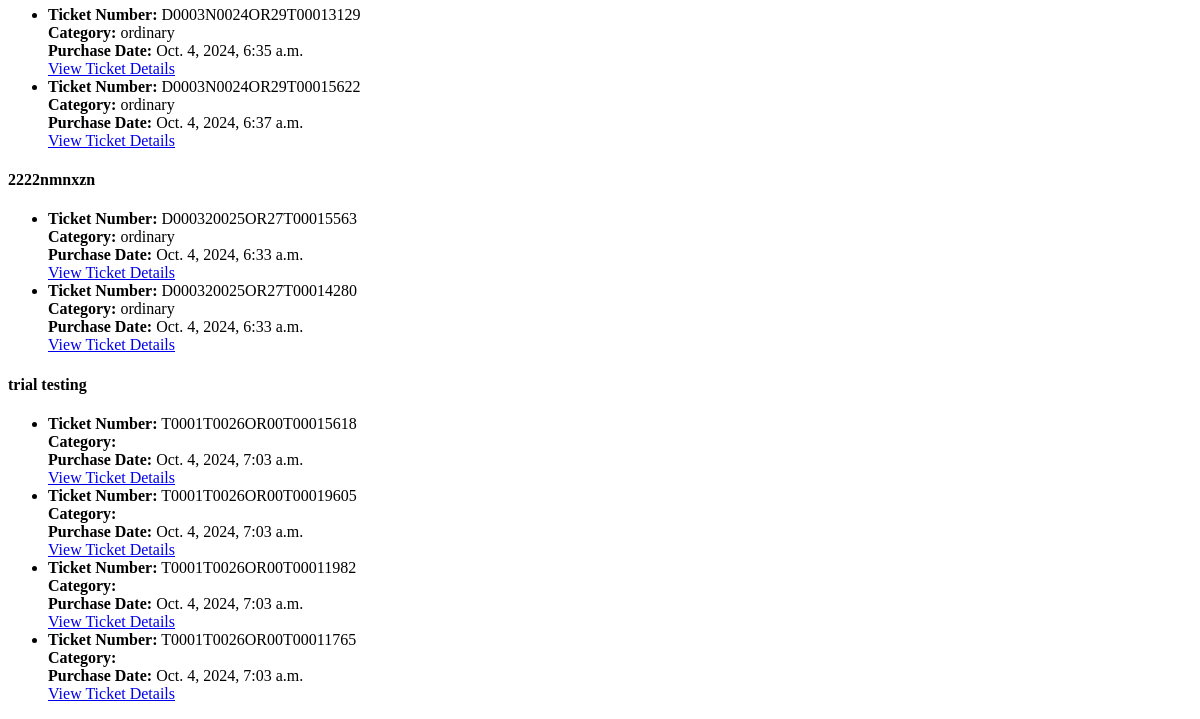
/customers/home/ (signed in, lower part), run on an earlier commit of the app's database.
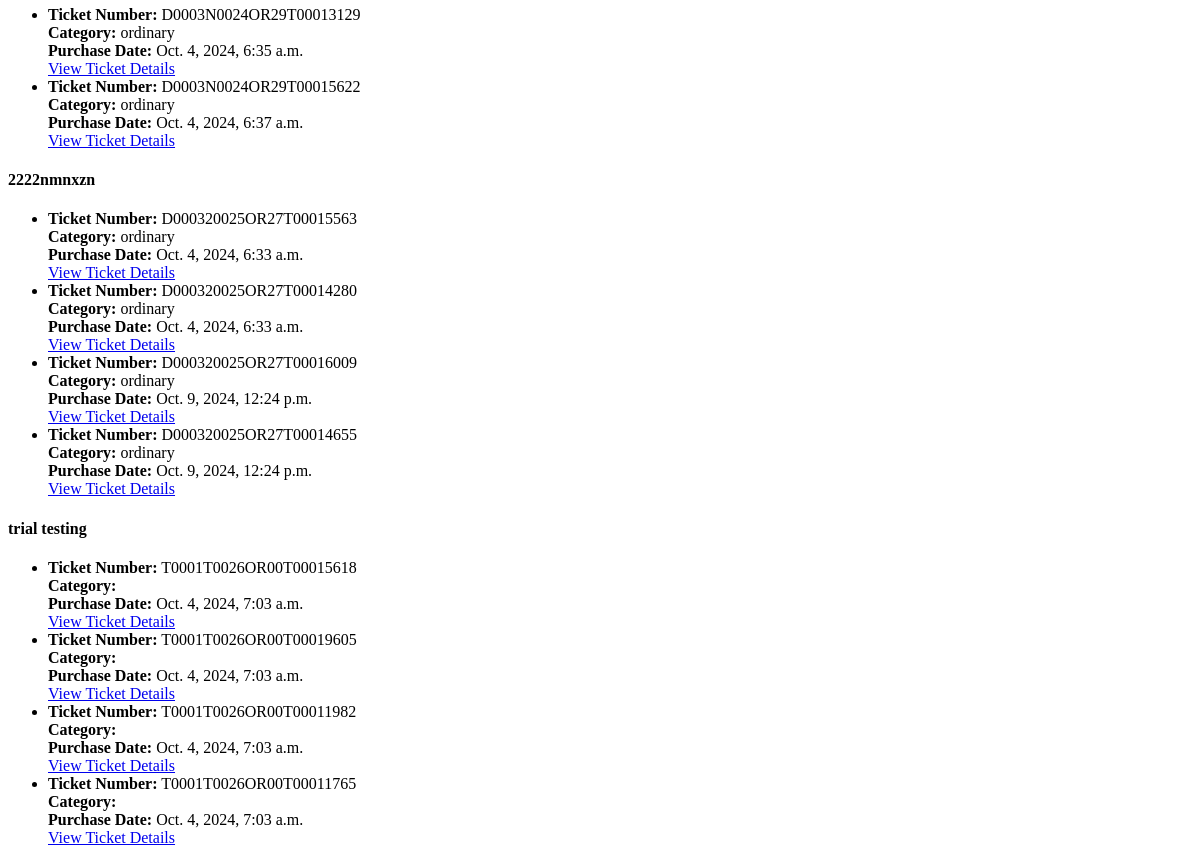
And on a later commit of the database.
### tickets/models.py (models this page shows, shortened)
class Ticket(models.Model):
    ENTITY_TYPE_CHOICES = [
        ('customer', 'Customer'),
        ('vendor', 'Vendor'),
    ]
    event = models.ForeignKey(Event, on_delete=models.CASCADE, related_name='tickets')
    ticket_category = models.ForeignKey(TicketCategory, on_delete=models.CASCADE, null=True, blank=True)
    customer_username = models.CharField(max_length=255, blank=True, null=True)
    vendor = models.ForeignKey(Vendor, on_delete=models.CASCADE, related_name='tickets')
    ticket_number = models.CharField(max_length=20, unique=True)
    purchase_date = models.DateTimeField(auto_now_add=True)
    qr_code = models.ImageField(upload_to='qr_codes/', blank=True)
    entity_type = models.CharField(max_length=10, choices=ENTITY_TYPE_CHOICES)
    verified = models.BooleanField(default=False)

### events/models.py (models this page shows, shortened)
class TicketCategory(models.Model):
    event = models.ForeignKey(Event, on_delete=models.CASCADE, related_name='ticket_categories')  # Mandatory, linked to Event
    category_title = models.CharField(max_length=100)  # Required field
    category_price = models.DecimalField(max_digits=10, decimal_places=2)  # Required field
    category_tickets_available = models.PositiveIntegerField()  # Required field
    category_tickets_sold = models.PositiveIntegerField(default=0)  # New field to track tickets sold in this category

class Event(models.Model):
    STATUS_CHOICES = [
        ('pending', 'Pending'),
        ('approved', 'Approved'),
        ('rejected', 'Rejected'),
    ]
    vendor = models.ForeignKey(Vendor, on_delete=models.CASCADE, related_name='events')
    poster = models.ImageField(upload_to='event_posters/')
    title = models.CharField(max_length=200)
    description = models.TextField()
    category = models.CharField(max_length=100)
    start_date = models.DateTimeField()
    end_date = models.DateTimeField(null=True, blank=True)
    venue_name = models.CharField(max_length=100)
    regular_price = models.DecimalField(max_digits=10, decimal_places=2)
    sale_price = models.DecimalField(max_digits=10, decimal_places=2, null=True, blank=True)
    tickets_available = models.PositiveIntegerField(null=True, blank=True)
    tickets_sold = models.PositiveIntegerField(default=0)
    status = models.CharField(max_length=10, choices=STATUS_CHOICES, default='pending')
    adminaction = models.ForeignKey(settings.AUTH_USER_MODEL, on_delete=models.SET_NULL, null=True, blank=True, editable=False)  # Stores the admin who approved/rejected

### customers/views.py (the view)
# urls.py: path('home/', CustomerHomeView.as_view(), name='customer_home'),
class CustomerHomeView(LoginRequiredMixin, TemplateView):
    template_name = 'customers/customer_home.html'
    def get_context_data(self, **kwargs):
        context = super().get_context_data(**kwargs)
        customer = self.request.user
        tickets = Ticket.objects.filter(customer_username=customer.username)
        events = {ticket.event for ticket in tickets}
        context['events'] = events
        context['tickets'] = tickets
        return context

### templates/customers/customer_home.html (shortened to what this page needs)
<!DOCTYPE html>
<html lang="en">
<head>
</head>
<body>
    {% for event in events %}
        <h4>{{ event.title }}</h4>
        <ul>
            {% for ticket in tickets %}
                {% if ticket.event == event %}
                    <li>
                        <strong>Ticket Number:</strong> {{ ticket.ticket_number }}<br>
                        <strong>Category:</strong> {{ ticket.ticket_category.category_title }}<br>
                        <strong>Purchase Date:</strong> {{ ticket.purchase_date }}<br>
                        <a href="{% url 'ticket_detail' ticket.id %}">View Ticket Details</a>
                    </li>
                {% endif %}
            {% endfor %}
        </ul>
    {% endfor %}
</body>
</html>

What changed in the data, as far as the page shows it:
added Ticket: ticket_number "D000320025OR27T00016009", ticket_category.category_title "ordinary", purchase_date "Oct. 9, 2024, 12:24 p.m.", shown under Event "2222nmnxzn"
added Ticket: ticket_number "D000320025OR27T00014655", ticket_category.category_title "ordinary", purchase_date "Oct. 9, 2024, 12:24 p.m.", shown under Event "2222nmnxzn"
